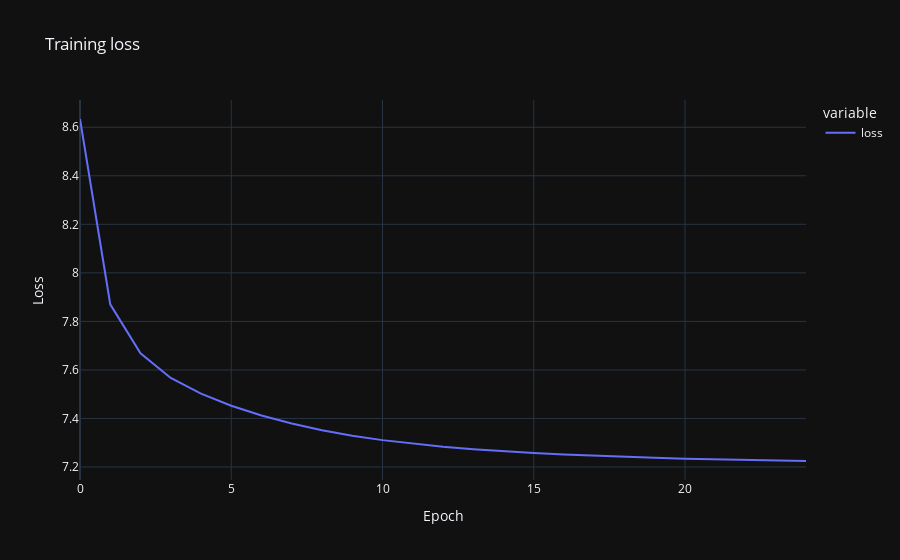

Source (notebook cell):
### Code cell
px.line(
    pd.DataFrame({"loss": training_loss}),
    title="Training loss"
).update_xaxes(title="Epoch").update_yaxes(title="Loss")

### Figure 1 — Plotly figure (JSON) as saved in the notebook; plotly's stock layout.template omitted (floating-point values rounded to 4 significant figures)
{"data": [{"hovertemplate": "variable=loss<br>index=%{x}<br>value=%{y}<extra></extra>", "legendgroup": "loss", "line": {"color": "#636efa", "dash": "solid"}, "marker": {"symbol": "circle"}, "mode": "lines", "name": "loss", "orientation": "v", "showlegend": true, "x": [0, 1, 2, 3, 4, 5, 6, 7, 8, 9, 10, 11, 12, 13, 14, 15, 16, 17, 18, 19, 20, 21, 22, 23, 24], "xaxis": "x", "y": [8.634, 7.871, 7.668, 7.567, 7.502, 7.453, 7.412, 7.379, 7.352, 7.329, 7.311, 7.296, 7.283, 7.273, 7.265, 7.257, 7.251, 7.246, 7.242, 7.238, 7.235, 7.232, 7.229, 7.227, 7.225], "yaxis": "y", "type": "scatter"}], "layout": {"xaxis": {"anchor": "y", "domain": [0.0, 1.0], "title": {"text": "Epoch"}}, "yaxis": {"anchor": "x", "domain": [0.0, 1.0], "title": {"text": "Loss"}}, "legend": {"title": {"text": "variable"}, "tracegroupgap": 0}, "title": {"text": "Training loss"}}}
